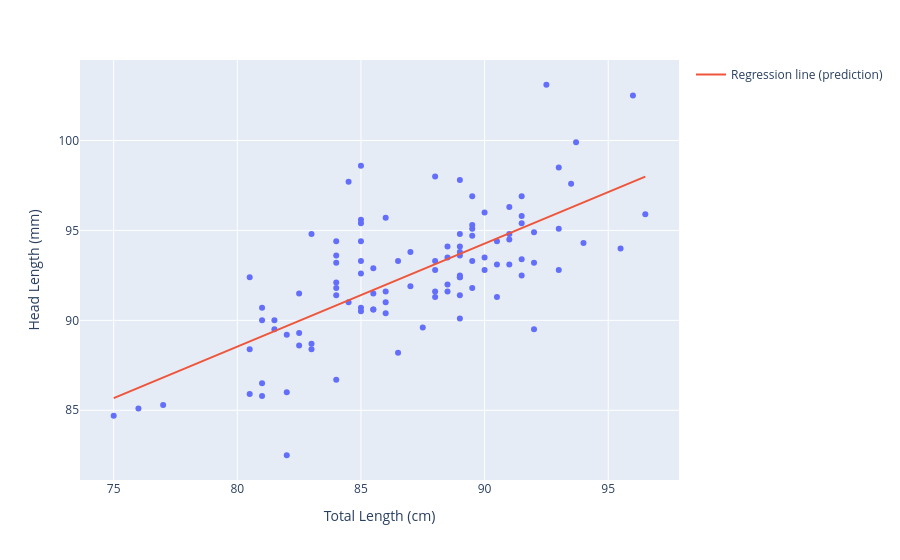

The notebook cell saved with this chart:
### Code cell
fig = px.scatter(
    df, x = "total_l",
    y = "head_l",
    labels = {"total_l":"Total Length (cm)","head_l":"Head Length (mm)"}
)
fig.add_scatter(x=df["total_l"], y=df["y_pred"], mode="lines",name='Regression line (prediction)')
fig.show()
